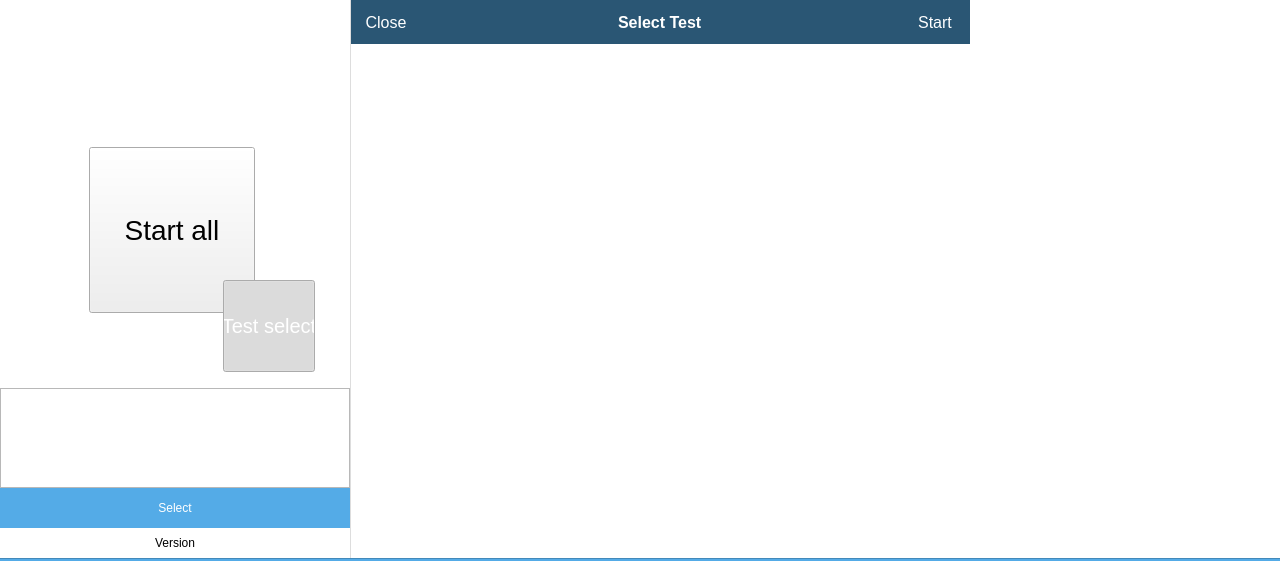
<?xml version="1.0" encoding="UTF-8"?>
<ui version="4.0">
 <class>HomePage</class>
 <widget class="QWidget" name="HomePage">
  <property name="geometry">
   <rect>
    <x>0</x>
    <y>0</y>
    <width>1280</width>
    <height>464</height>
   </rect>
  </property>
  <property name="minimumSize">
   <size>
    <width>0</width>
    <height>0</height>
   </size>
  </property>
  <property name="maximumSize">
   <size>
    <width>16777215</width>
    <height>16777215</height>
   </size>
  </property>
  <property name="windowTitle">
   <string>HomePage</string>
  </property>
  <property name="autoFillBackground">
   <bool>false</bool>
  </property>
  <property name="styleSheet">
   <string notr="true">QWidget#contentPanel
{
	background: #fff;
}

QLabel#bottomLine1
{
	background: #4389b9
}

QLabel#bottomLine2
{
	background: #54abe7;
}

QWidget#buttonsPanel
{
	background: #fff;
}

QLabel#logoLabel
{
	border-image: url(:/logo.png) 0 0 0 0 stretch stretch;
}

QLabel#logoLabel2
{
	border-image: url(:/logo.png) 0 0 0 0 stretch stretch;
}



QLabel#buttonBackgroundLabel
{
	border-image: url(:/start_bg.png) 0 0 0 0 stretch stretch;
}

QWidget#testSelectionPanel
{
	border-style: solid;
	border-color: #ddd;
	border-width: 0px 0px 0px 1px;
	background: #fff;
}

QWidget#topBar
{
	background-color: #2a5674;
}

QLabel#selectorTitleLabel
{
	color: #fff;
	font-weight: bold;
	font-size: 16px;
}

QPushButton#selectorCloseButton,#selectorStartButton {
	background-color: #2a5674;
	border: none;
	min-width: 70px; max-width: 70px;
	color: #fff;
	font-weight: normal;
	font-size: 16px;
}

QPushButton#selectorCloseButton:hover,#selectorStartButton:hover
{
	background-color: #2d5c7c;
}

QPushButton#selectorCloseButton:pressed,#selectorStartButton:pressed
{
	background-color: #27516d;
}

QPushButton#selectorStartButton:disabled
{
	color: #54abe7;
}
</string>
  </property>
  <layout class="QVBoxLayout" name="verticalLayout_2">
   <property name="spacing">
    <number>0</number>
   </property>
   <property name="leftMargin">
    <number>0</number>
   </property>
   <property name="topMargin">
    <number>0</number>
   </property>
   <property name="rightMargin">
    <number>0</number>
   </property>
   <property name="bottomMargin">
    <number>0</number>
   </property>
   <item>
    <widget class="QWidget" name="contentPanel" native="true">
     <property name="sizePolicy">
      <sizepolicy hsizetype="Preferred" vsizetype="Preferred">
       <horstretch>0</horstretch>
       <verstretch>0</verstretch>
      </sizepolicy>
     </property>
     <property name="minimumSize">
      <size>
       <width>0</width>
       <height>0</height>
      </size>
     </property>
     <layout class="QHBoxLayout" name="horizontalLayout" stretch="1,2,1">
      <property name="spacing">
       <number>0</number>
      </property>
      <property name="leftMargin">
       <number>0</number>
      </property>
      <property name="topMargin">
       <number>0</number>
      </property>
      <property name="rightMargin">
       <number>0</number>
      </property>
      <property name="bottomMargin">
       <number>0</number>
      </property>
      <item>
       <widget class="QWidget" name="controlPanel" native="true">
        <property name="sizePolicy">
         <sizepolicy hsizetype="Preferred" vsizetype="Preferred">
          <horstretch>0</horstretch>
          <verstretch>0</verstretch>
         </sizepolicy>
        </property>
        <layout class="QHBoxLayout" name="horizontalLayout_2">
         <property name="spacing">
          <number>0</number>
         </property>
         <property name="leftMargin">
          <number>0</number>
         </property>
         <property name="topMargin">
          <number>0</number>
         </property>
         <property name="rightMargin">
          <number>0</number>
         </property>
         <property name="bottomMargin">
          <number>0</number>
         </property>
         <item>
          <spacer name="horizontalSpacer">
           <property name="orientation">
            <enum>Qt::Horizontal</enum>
           </property>
           <property name="sizeHint" stdset="0">
            <size>
             <width>40</width>
             <height>20</height>
            </size>
           </property>
          </spacer>
         </item>
         <item>
          <layout class="QVBoxLayout" name="verticalLayout">
           <property name="spacing">
            <number>0</number>
           </property>
           <item>
            <spacer name="verticalSpacer">
             <property name="orientation">
              <enum>Qt::Vertical</enum>
             </property>
             <property name="sizeType">
              <enum>QSizePolicy::Expanding</enum>
             </property>
             <property name="sizeHint" stdset="0">
              <size>
               <width>347</width>
               <height>110</height>
              </size>
             </property>
            </spacer>
           </item>
           <item>
            <widget class="QWidget" name="buttonsWidget" native="true">
             <property name="sizePolicy">
              <sizepolicy hsizetype="Preferred" vsizetype="Preferred">
               <horstretch>0</horstretch>
               <verstretch>0</verstretch>
              </sizepolicy>
             </property>
             <property name="minimumSize">
              <size>
               <width>350</width>
               <height>388</height>
              </size>
             </property>
             <widget class="PushButton" name="startButton">
              <property name="geometry">
               <rect>
                <x>89</x>
                <y>147</y>
                <width>166</width>
                <height>166</height>
               </rect>
              </property>
              <property name="minimumSize">
               <size>
                <width>0</width>
                <height>0</height>
               </size>
              </property>
              <property name="maximumSize">
               <size>
                <width>16777215</width>
                <height>16777215</height>
               </size>
              </property>
              <property name="styleSheet">
               <string notr="true">QPushButton#startButton
{
	color: #000;
	font-weight: normal;
	font-size: 28px;
	border-image: url(:/start.png) 0 0 0 0 stretch stretch;
}

QPushButton#startButton:hover
{
	border-image: url(:/start_hover.png) 0 0 0 0 stretch stretch;
}

QPushButton#startButton:pressed
{
	
	border-image: url(:/start_pressed.png) 0 0 0 0 stretch stretch;
}

</string>
              </property>
              <property name="text">
               <string>Start all</string>
              </property>
              <property name="iconSize">
               <size>
                <width>16</width>
                <height>16</height>
               </size>
              </property>
              <property name="flat">
               <bool>false</bool>
              </property>
             </widget>
             <widget class="PushButton" name="selectButton">
              <property name="geometry">
               <rect>
                <x>223</x>
                <y>280</y>
                <width>92</width>
                <height>92</height>
               </rect>
              </property>
              <property name="minimumSize">
               <size>
                <width>0</width>
                <height>0</height>
               </size>
              </property>
              <property name="maximumSize">
               <size>
                <width>16777215</width>
                <height>16777215</height>
               </size>
              </property>
              <property name="font">
               <font>
                <pointsize>-1</pointsize>
                <weight>50</weight>
                <bold>false</bold>
               </font>
              </property>
              <property name="styleSheet">
               <string notr="true">QPushButton#selectButton
{
	color: #fff;
	font-weight: normal;
	font-size: 20px;
	border-image: url(:/select.png) 0 0 0 0 stretch stretch;
}

QPushButton#selectButton:hover
{
	border-image: url(:/select_hover.png) 0 0 0 0 stretch stretch;
}

QPushButton#selectButton:pressed
{
	border-image: url(:/select_pressed.png) 0 0 0 0 stretch stretch;
}</string>
              </property>
              <property name="text">
               <string>Test select</string>
              </property>
              <property name="iconSize">
               <size>
                <width>20</width>
                <height>20</height>
               </size>
              </property>
              <property name="checkable">
               <bool>true</bool>
              </property>
              <property name="checked">
               <bool>true</bool>
              </property>
              <property name="default">
               <bool>false</bool>
              </property>
              <property name="flat">
               <bool>false</bool>
              </property>
             </widget>
             <widget class="QLabel" name="logoLabel">
              <property name="geometry">
               <rect>
                <x>65</x>
                <y>2</y>
                <width>244</width>
                <height>82</height>
               </rect>
              </property>
              <property name="minimumSize">
               <size>
                <width>244</width>
                <height>82</height>
               </size>
              </property>
              <property name="maximumSize">
               <size>
                <width>244</width>
                <height>82</height>
               </size>
              </property>
              <property name="text">
               <string/>
              </property>
             </widget>
             <widget class="QLabel" name="buttonBackgroundLabel">
              <property name="geometry">
               <rect>
                <x>79</x>
                <y>137</y>
                <width>245</width>
                <height>245</height>
               </rect>
              </property>
              <property name="minimumSize">
               <size>
                <width>245</width>
                <height>245</height>
               </size>
              </property>
              <property name="maximumSize">
               <size>
                <width>245</width>
                <height>245</height>
               </size>
              </property>
              <property name="text">
               <string/>
              </property>
             </widget>
             <zorder>buttonBackgroundLabel</zorder>
             <zorder>startButton</zorder>
             <zorder>selectButton</zorder>
             <zorder>logoLabel</zorder>
            </widget>
           </item>
           <item>
            <widget class="QFrame" name="apiSelectorContent">
             <property name="minimumSize">
              <size>
               <width>0</width>
               <height>100</height>
              </size>
             </property>
             <property name="frameShape">
              <enum>QFrame::StyledPanel</enum>
             </property>
             <property name="frameShadow">
              <enum>QFrame::Raised</enum>
             </property>
             <layout class="QVBoxLayout" name="verticalLayout_3">
              <property name="spacing">
               <number>0</number>
              </property>
              <property name="leftMargin">
               <number>0</number>
              </property>
              <property name="topMargin">
               <number>0</number>
              </property>
              <property name="rightMargin">
               <number>0</number>
              </property>
              <property name="bottomMargin">
               <number>0</number>
              </property>
             </layout>
            </widget>
           </item>
           <item>
            <spacer name="verticalSpacer_3">
             <property name="orientation">
              <enum>Qt::Vertical</enum>
             </property>
             <property name="sizeType">
              <enum>QSizePolicy::Expanding</enum>
             </property>
             <property name="sizeHint" stdset="0">
              <size>
               <width>347</width>
               <height>100</height>
              </size>
             </property>
            </spacer>
           </item>
           <item>
            <widget class="QPushButton" name="apiSelectButton">
             <property name="styleSheet">
              <string notr="true">QPushButton {
	background-color: #54abe7;
	border: none;
	min-height: 40px; max-height: 40px;
	color: #ffffff;
}
</string>
             </property>
             <property name="text">
              <string>Select</string>
             </property>
            </widget>
           </item>
           <item>
            <widget class="QLabel" name="versionLabel">
             <property name="minimumSize">
              <size>
               <width>0</width>
               <height>30</height>
              </size>
             </property>
             <property name="text">
              <string>Version</string>
             </property>
             <property name="alignment">
              <set>Qt::AlignCenter</set>
             </property>
            </widget>
           </item>
          </layout>
         </item>
         <item>
          <spacer name="horizontalSpacer_2">
           <property name="orientation">
            <enum>Qt::Horizontal</enum>
           </property>
           <property name="sizeHint" stdset="0">
            <size>
             <width>40</width>
             <height>20</height>
            </size>
           </property>
          </spacer>
         </item>
        </layout>
       </widget>
      </item>
      <item>
       <widget class="QWidget" name="testSelectionPanel" native="true">
        <property name="minimumSize">
         <size>
          <width>0</width>
          <height>0</height>
         </size>
        </property>
        <layout class="QVBoxLayout" name="verticalLayout_4">
         <property name="spacing">
          <number>0</number>
         </property>
         <property name="leftMargin">
          <number>1</number>
         </property>
         <property name="topMargin">
          <number>0</number>
         </property>
         <property name="rightMargin">
          <number>0</number>
         </property>
         <property name="bottomMargin">
          <number>0</number>
         </property>
         <item>
          <widget class="QWidget" name="topBar" native="true">
           <property name="minimumSize">
            <size>
             <width>0</width>
             <height>44</height>
            </size>
           </property>
           <property name="maximumSize">
            <size>
             <width>16777215</width>
             <height>44</height>
            </size>
           </property>
           <layout class="QHBoxLayout" name="horizontalLayout_6">
            <property name="spacing">
             <number>10</number>
            </property>
            <property name="leftMargin">
             <number>0</number>
            </property>
            <property name="topMargin">
             <number>0</number>
            </property>
            <property name="rightMargin">
             <number>0</number>
            </property>
            <property name="bottomMargin">
             <number>0</number>
            </property>
            <item>
             <widget class="QPushButton" name="selectorCloseButton">
              <property name="sizePolicy">
               <sizepolicy hsizetype="Minimum" vsizetype="Expanding">
                <horstretch>0</horstretch>
                <verstretch>0</verstretch>
               </sizepolicy>
              </property>
              <property name="text">
               <string>Close</string>
              </property>
              <property name="flat">
               <bool>false</bool>
              </property>
             </widget>
            </item>
            <item>
             <spacer name="horizontalSpacer_3">
              <property name="orientation">
               <enum>Qt::Horizontal</enum>
              </property>
              <property name="sizeHint" stdset="0">
               <size>
                <width>40</width>
                <height>20</height>
               </size>
              </property>
             </spacer>
            </item>
            <item>
             <widget class="QLabel" name="selectorTitleLabel">
              <property name="text">
               <string>Select Test</string>
              </property>
             </widget>
            </item>
            <item>
             <spacer name="horizontalSpacer_4">
              <property name="orientation">
               <enum>Qt::Horizontal</enum>
              </property>
              <property name="sizeHint" stdset="0">
               <size>
                <width>40</width>
                <height>20</height>
               </size>
              </property>
             </spacer>
            </item>
            <item>
             <widget class="QPushButton" name="selectorStartButton">
              <property name="sizePolicy">
               <sizepolicy hsizetype="Minimum" vsizetype="Expanding">
                <horstretch>0</horstretch>
                <verstretch>0</verstretch>
               </sizepolicy>
              </property>
              <property name="text">
               <string>Start</string>
              </property>
              <property name="flat">
               <bool>false</bool>
              </property>
             </widget>
            </item>
           </layout>
          </widget>
         </item>
         <item>
          <widget class="ItemScrollWidget" name="testSelectScrollWidget" native="true">
           <property name="sizePolicy">
            <sizepolicy hsizetype="Expanding" vsizetype="Expanding">
             <horstretch>0</horstretch>
             <verstretch>0</verstretch>
            </sizepolicy>
           </property>
          </widget>
         </item>
        </layout>
       </widget>
      </item>
      <item>
       <widget class="DescriptionWidget" name="descriptionPanel" native="true"/>
      </item>
     </layout>
    </widget>
   </item>
   <item>
    <widget class="QLabel" name="bottomLine1">
     <property name="sizePolicy">
      <sizepolicy hsizetype="Expanding" vsizetype="Preferred">
       <horstretch>0</horstretch>
       <verstretch>0</verstretch>
      </sizepolicy>
     </property>
     <property name="minimumSize">
      <size>
       <width>0</width>
       <height>1</height>
      </size>
     </property>
     <property name="maximumSize">
      <size>
       <width>16777215</width>
       <height>1</height>
      </size>
     </property>
     <property name="text">
      <string/>
     </property>
     <property name="pixmap">
      <pixmap>:/res/homePage.png</pixmap>
     </property>
    </widget>
   </item>
   <item>
    <widget class="QLabel" name="bottomLine2">
     <property name="sizePolicy">
      <sizepolicy hsizetype="Expanding" vsizetype="Preferred">
       <horstretch>0</horstretch>
       <verstretch>0</verstretch>
      </sizepolicy>
     </property>
     <property name="minimumSize">
      <size>
       <width>0</width>
       <height>2</height>
      </size>
     </property>
     <property name="maximumSize">
      <size>
       <width>16777215</width>
       <height>2</height>
      </size>
     </property>
     <property name="text">
      <string/>
     </property>
     <property name="pixmap">
      <pixmap>:/res/homePage.png</pixmap>
     </property>
    </widget>
   </item>
  </layout>
 </widget>
 <layoutdefault spacing="6" margin="11"/>
 <customwidgets>
  <customwidget>
   <class>DescriptionWidget</class>
   <extends>QWidget</extends>
   <header location="global">DescriptionWidget.h</header>
   <container>1</container>
  </customwidget>
  <customwidget>
   <class>PushButton</class>
   <extends>QPushButton</extends>
   <header location="global">PushButton.h</header>
  </customwidget>
  <customwidget>
   <class>ItemScrollWidget</class>
   <extends>QWidget</extends>
   <header>ItemScrollWidget.h</header>
   <container>1</container>
  </customwidget>
 </customwidgets>
 <resources>
  <include location="resources.qrc"/>
 </resources>
 <connections/>
</ui>
